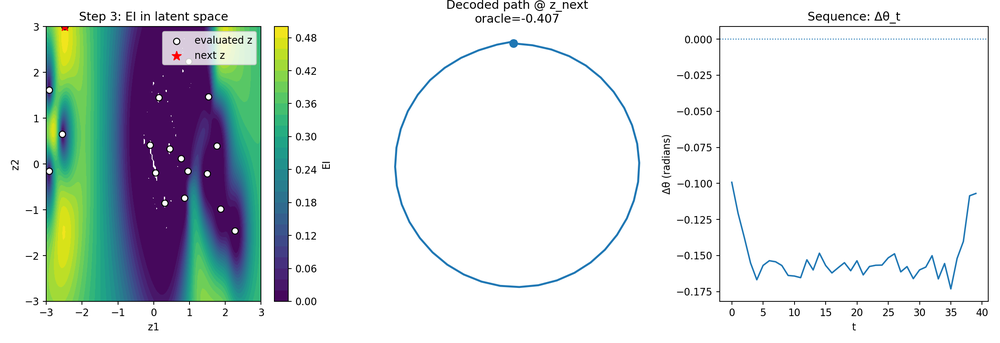
#> input picture toy_circle_data/plots_lsbo/bo_steps/step_003.png, 1000 x 343 px, shrunk from 2380 x 816 before the run; its folder holds 4 pictures in this run
$ python 00_make_gift.py
#> lines starting #> are read from the running program, lines starting #| are printed output that depends on the picture
# python 00_make_gift.py --in_dir toy_circle_data/02_cowboys_runs/plots_cowboys_pcn_cowboys_tau1/steps --out_gif toy_circle_data/02_cowboys_runs/plots_cowboys_pcn_cowboys_tau1/cowboys.gif --fps 1

import os, re, argparse
import imageio.v2 as imageio

def natural_key(s):
    return [int(t) if t.isdigit() else t.lower() for t in re.split(r"(\d+)", s)]

def main():
    p = argparse.ArgumentParser()
    p.add_argument("--in_dir", type=str, default="toy_circle_data/plots_lsbo/bo_steps")
    p.add_argument("--out_gif", type=str, default="toy_circle_data/plots_lsbo/lsbo.gif")
    p.add_argument("--fps", type=int, default=10)
    args = p.parse_args()

    files = sorted([f for f in os.listdir(args.in_dir) if f.lower().endswith(".png")], key=natural_key)
    if not files:
        raise RuntimeError(f"No PNG files found in {args.in_dir}")

    frames = [imageio.imread(os.path.join(args.in_dir, f)) for f in files]
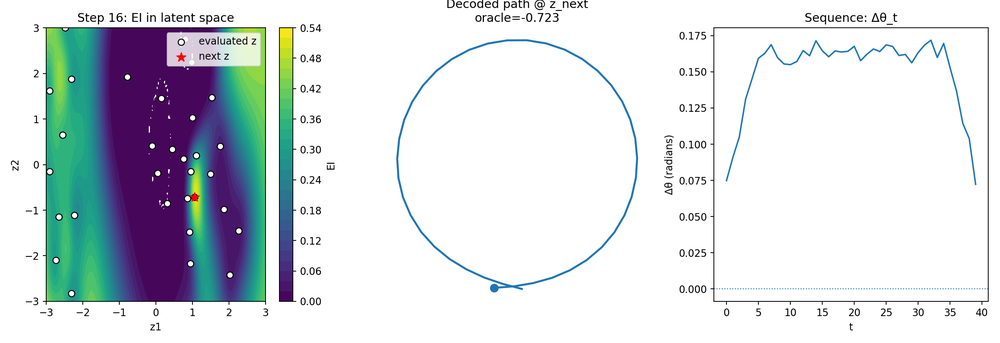
#> input picture toy_circle_data/plots_lsbo/bo_steps/step_016.png, 1000 x 343 px, shrunk from 2380 x 816 before the run
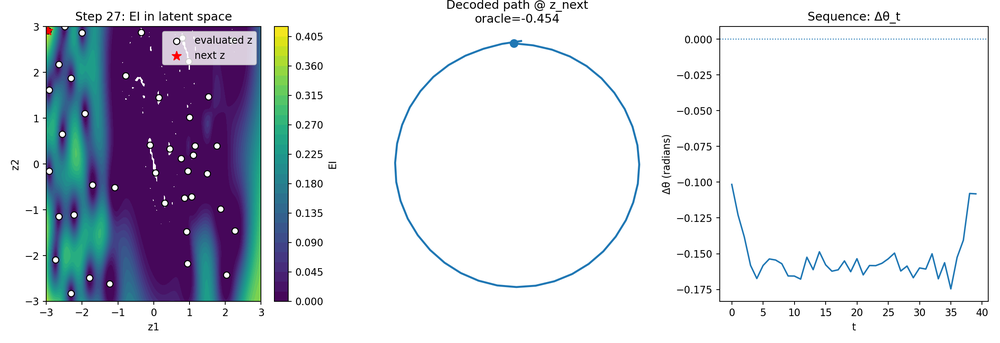
#> input picture toy_circle_data/plots_lsbo/bo_steps/step_027.png, 1000 x 343 px, shrunk from 2380 x 816 before the run
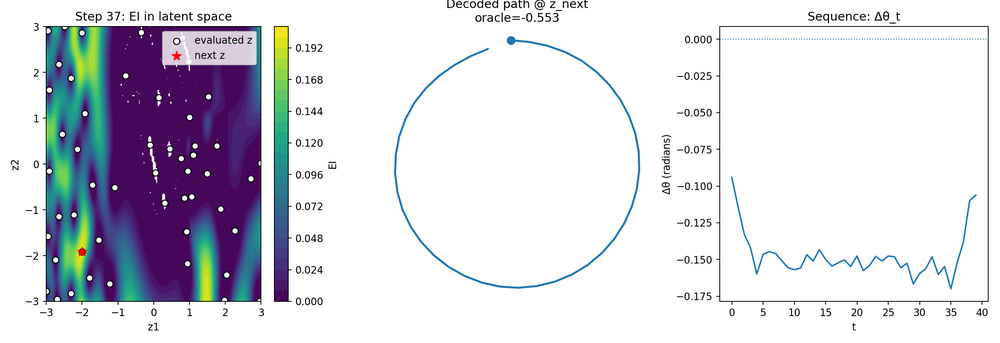
#> input picture toy_circle_data/plots_lsbo/bo_steps/step_037.png, 1000 x 343 px, shrunk from 2380 x 816 before the run
    os.makedirs(os.path.dirname(args.out_gif), exist_ok=True)
    imageio.mimsave(args.out_gif, frames, fps=args.fps, loop=0)
    print("Saved:", os.path.abspath(args.out_gif))

if __name__ == "__main__":
    main()
